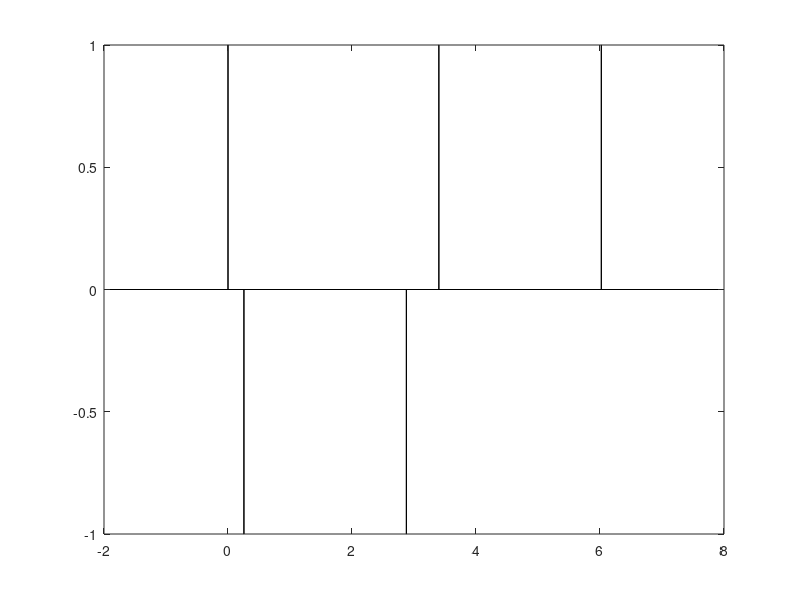
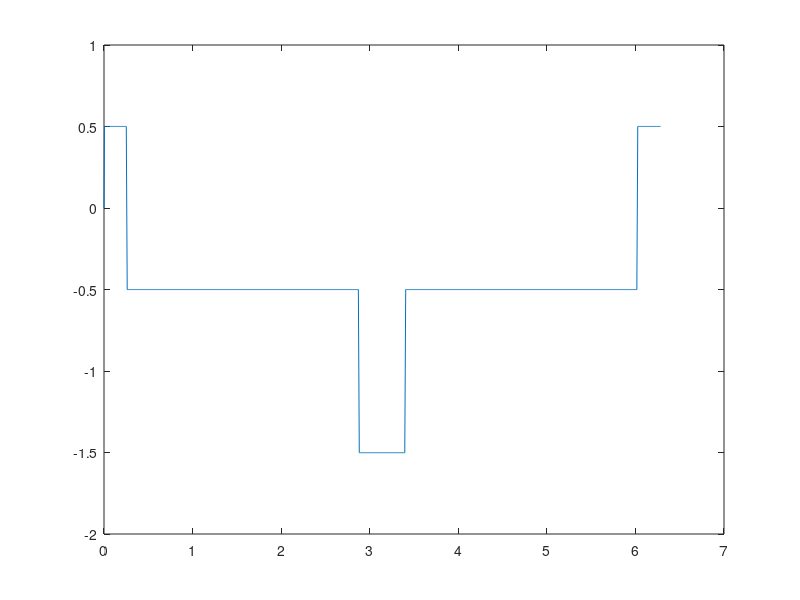
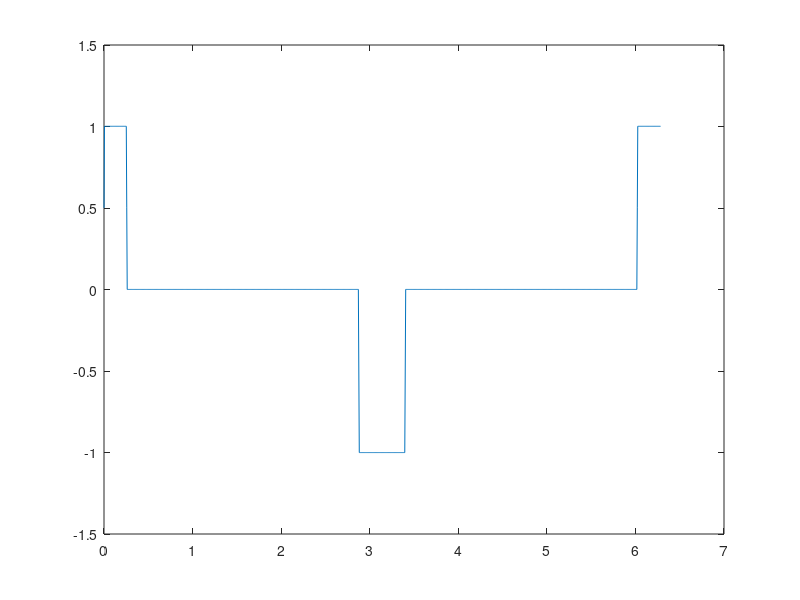
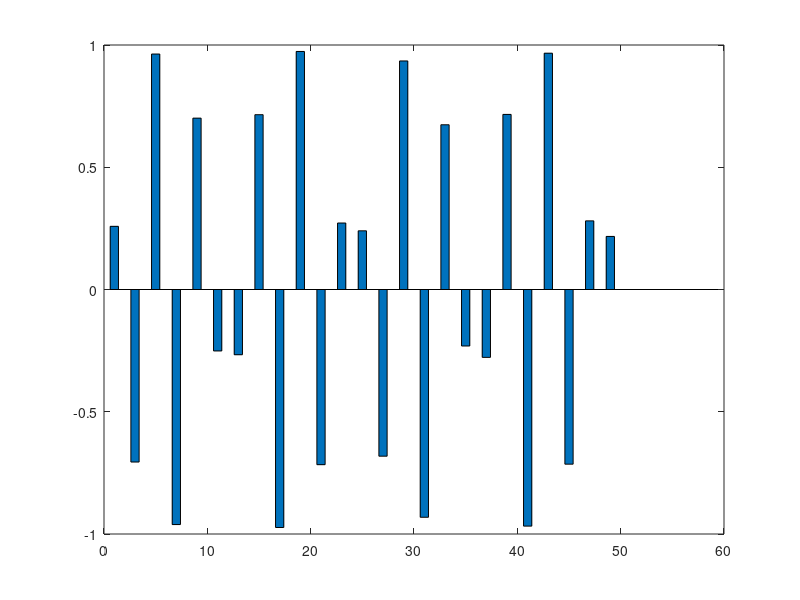

Write the MATLAB code that produced these figures, in order.
s = 12;
beta_s = 2*pi/s;

theta = linspace(0, 2*pi, s*100);
n_phi = zeros(1, length(theta));

for t = [1 650 1150]
    n_phi(t) = 1;
end

for t = [50 550]
    n_phi(t) = -1;
end

N_c = cumtrapz(theta, n_phi)*s*100/2/pi;

N = N_c - (sum(N_c)/length(N_c));

% FFT
L = length(N);

Y = fft(N);
P2 = Y/ L;
P1 = P2(1:floor(L/2)+1);
P1(2:end-1) = 2 * P1(2:end-1);

N_F = 50;

k_w = P1(2:N_F+1);
% This is equal to sin(v * beta/2)/v * 4/pi

% Get FFT of full pitch
h = 1:N_F;
k_w_FP = zeros(1, N_F);

for i = h
    if mod(i, 2) == 1
        k_w_FP(i) = (-1)^((i-1)/2) * 4/i/pi;
    end
end
% This is equal to +/- 1/v * 4/pi

figure
bar(theta, n_phi)

figure
plot(theta, N_c)

figure
plot(theta, N)

figure
bar(h, k_w./k_w_FP)